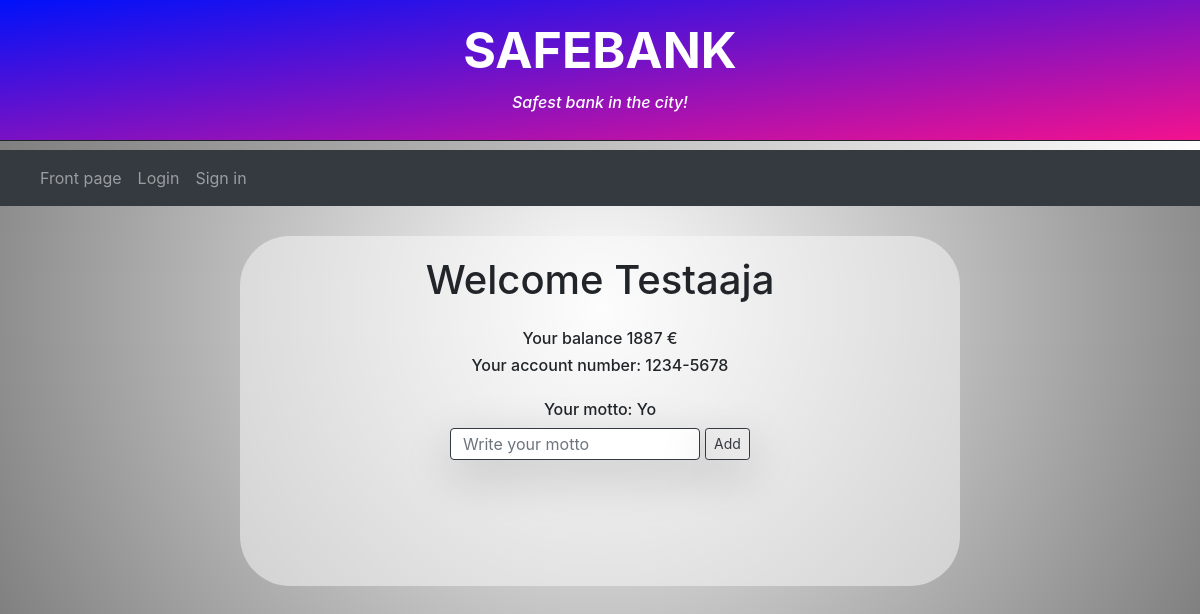
Before: /main/1/ with the older database file.
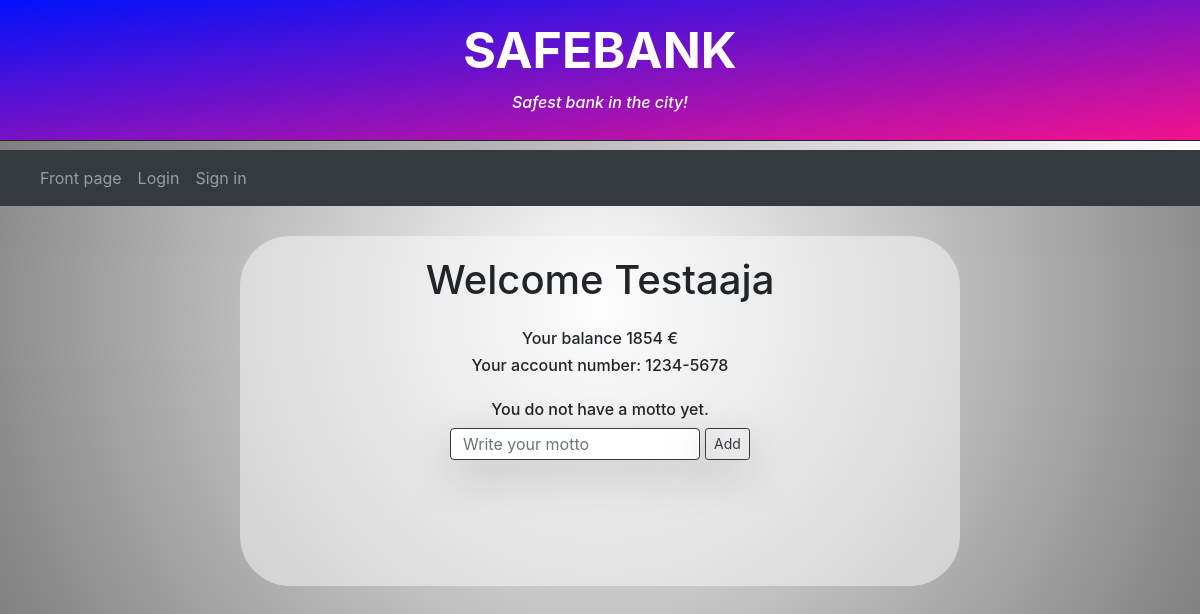
After: the same page with the newer database file.
### safebanking/models.py (models this page shows)
class User_account(models.Model):
	username = models.TextField()
	password = models.TextField()
	balance = models.IntegerField()
	motto = models.TextField(default = "")
	account_number = models.TextField(default = "1234-5678")
	status = models.IntegerField(default = 1) #1 = normal user, 2 = admin user

### safebanking/views.py (the view)
# urls.py: path("main/<int:User_account_id>/", views.mainView, name = "main"),
def mainView(request, User_account_id):
    user = User_account.objects.get(id = User_account_id)
    if request.method == "POST":
        motto = request.POST.get("motto")
        user.motto = motto
        user.save()
        return redirect(reverse("main", kwargs = {"User_account_id" : User_account_id}))
    return render(request, "safebanking/main.html", {"owner" : user})

### safebanking/templates/safebanking/main.html (shortened to what this page needs)
{% extends "./base.html" %}
{% block content %}
<div style="background-color: rgb(252, 252, 252, 0.5); margin-top: 30px;
            margin-bottom: 30px; min-height: 350px; border-radius: 50px;
            margin-left: auto; margin-right: auto; max-width: 45em;">
    <div style="height:20px"></div>
    <div style="text-align: center;">
        <h1 style="margin-bottom: 25px;">Welcome {{owner.username}}</h1>
        <h6>Your balance {{owner.balance}} €</h6>
        <h6>Your account number: {{owner.account_number}}</h6>
    </div>
    <div style="text-align: center; margin-top: 25px;">
        {% if owner.motto == "" %}
        <h6>You do not have a motto yet.</h6>
        {% else %}
        <h6>Your motto: {{owner.motto|safe}}</h6>
        {% endif %}
        <form method="POST">
            <div class="d-flex justify-content-center">
                <input type="text" class="border border-dark shadow-lg form-control" placeholder="Write your motto" name="motto" style="width: 250px; height: 32px"/>
                <input type="submit" value="Add" class="shadow-lg btn btn-outline-dark btn-sm" style="margin-left: 5px"></input>
            </div>
        </form>
    </div>
</div>
{% endblock %}

### safebanking/templates/safebanking/base.html (shortened to what this page needs)
<!DOCTYPE html>
<html lang="en">
<head>
    <link rel="stylesheet" href="https://maxcdn.bootstrapcdn.com/bootstrap/4.5.2/css/bootstrap.min.css">
</head>
<body style="background: radial-gradient(circle, white, grey);">
    <div style="padding-top: 20px; background-image: linear-gradient(to bottom right, rgb(0, 17, 250), rgb(243, 18, 142)); height: 140px;">
        <h1 style="font-size: 50px; text-align: center; color: white; font-weight: bold;">SAFEBANK</h1>
        <h6 class="font-italic" style="text-align: center; padding-top: 5px; color: white;">Safest bank in the city!</h6>
    </div>
    <div style="background-image: linear-gradient(to right, grey, white); height: 10px; border-top-style: solid; border-width: 1px;"></div>
    <nav class="navbar navbar-expand-sm bg-dark navbar-dark">
        <div class="collapse navbar-collapse" id="collapsibleNavbar">
            <ul class="navbar-nav">
                {% if request.session.user_id %}
                <li class="nav-item">
                    <a class="nav-link" href="/main/{{request.session.user_id}}">My account</a>
                </li>
                <li class="nav-item">
                    <a class="nav-link" href="/deposit/{{request.session.user_id}}">Deposit</a>
                </li>
                <li class="nav-item">
                    <a class="nav-link" href="/transfer/{{request.session.user_id}}">Transfer</a>
                </li>
                {% if request.session.admin %}
                <li class="nav-item">
                    <a class="nav-link" href="/admin/{{request.session.user_id}}">Admin</a>
                </li>
                {% endif %}
                <li class="nav-item">
                    <a class="nav-link" href="{% url 'logout' %}">Logout</a>
                </li>
                {% else %}
                <li class="nav-item">
                    <a class="nav-link" href="{% url 'index' %}">Front page</a>
                </li>
                <li class="nav-item">
                    <a class="nav-link" href="{% url 'login' %}">Login</a>
                </li>
                <li class="nav-item">
                    <a class="nav-link" href="{% url 'signin' %}">Sign in</a>
                </li>
                {% endif %}
            </ul>
        </div>
    </nav>
    {% block content %}{% endblock %}
</body>
</html>

Changed rows visible on the page:
changed User_account "Testaaja": balance "1887" → "1854"; motto "Yo" → (not shown)
Other visible differences:
text no longer shown: "Your motto:"
text now shown: "You do not have a motto yet."
